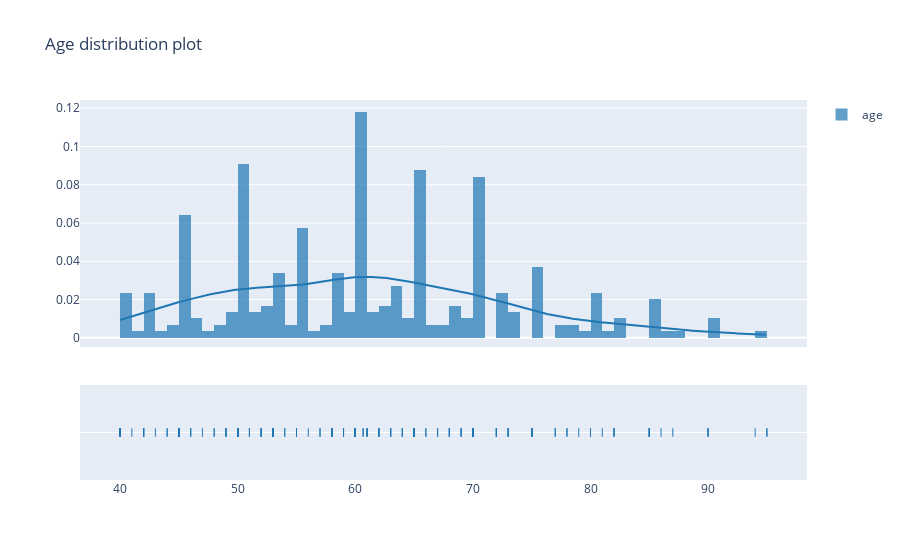

The notebook cell this image was saved under:
### Code cell
import plotly.figure_factory as ff
hist_data =[df["age"].values]
group_labels = ['age'] 

fig = ff.create_distplot(hist_data, group_labels)
fig.update_layout(title_text='Age distribution plot')

fig.show()

### Figure 1 — Plotly figure (JSON) as saved in the notebook; plotly's stock layout.template omitted (floating-point values rounded to 4 significant figures; data arrays with more than 128 entries replaced by an {"elided": "..."} marker saying what was removed)
{"data": [{"autobinx": false, "histnorm": "probability density", "legendgroup": "age", "marker": {"color": "rgb(31, 119, 180)"}, "name": "age", "opacity": 0.7, "type": "histogram", "x": {"elided": "299 float values"}, "xaxis": "x", "xbins": {"end": 95, "size": 1, "start": 40}, "yaxis": "y"}, {"legendgroup": "age", "marker": {"color": "rgb(31, 119, 180)"}, "mode": "lines", "name": "age", "showlegend": false, "type": "scatter", "x": {"elided": "500 float values"}, "xaxis": "x", "y": {"elided": "500 float values"}, "yaxis": "y"}, {"legendgroup": "age", "marker": {"color": "rgb(31, 119, 180)", "symbol": "line-ns-open"}, "mode": "markers", "name": "age", "showlegend": false, "type": "scatter", "x": {"elided": "299 float values"}, "xaxis": "x", "y": {"elided": "299 str values"}, "yaxis": "y2"}], "layout": {"barmode": "overlay", "hovermode": "closest", "legend": {"traceorder": "reversed"}, "title": {"text": "Age distribution plot"}, "xaxis": {"anchor": "y2", "domain": [0, 1], "zeroline": false}, "yaxis": {"anchor": "free", "domain": [0.35, 1], "position": 0}, "yaxis2": {"anchor": "x", "domain": [0, 0.25], "dtick": 1, "showticklabels": false}}}
